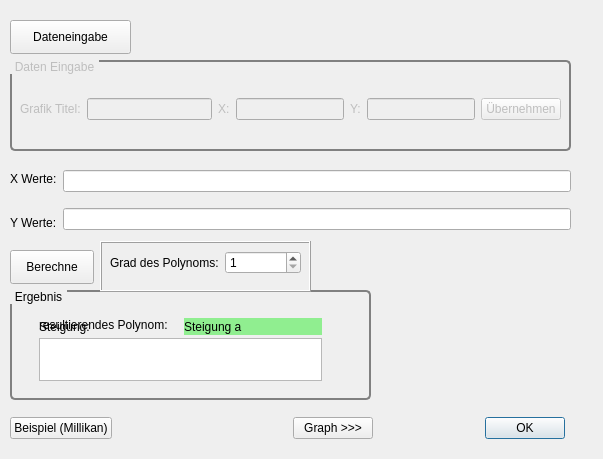
<?xml version="1.0" encoding="UTF-8"?>
<ui version="4.0">
 <class>dlgPolyRegression</class>
 <widget class="QDialog" name="dlgPolyRegression">
  <property name="geometry">
   <rect>
    <x>0</x>
    <y>0</y>
    <width>603</width>
    <height>459</height>
   </rect>
  </property>
  <property name="windowTitle">
   <string>Lineare Regression</string>
  </property>
  <widget class="QWidget" name="layoutWidget">
   <property name="geometry">
    <rect>
     <x>10</x>
     <y>160</y>
     <width>561</width>
     <height>81</height>
    </rect>
   </property>
   <layout class="QHBoxLayout" name="horizontalLayout">
    <item>
     <layout class="QVBoxLayout" name="verticalLayout_2">
      <item>
       <widget class="QLabel" name="lbX_Werte">
        <property name="text">
         <string>X Werte:</string>
        </property>
       </widget>
      </item>
      <item>
       <widget class="QLabel" name="lbY_Werte">
        <property name="text">
         <string>Y Werte:</string>
        </property>
       </widget>
      </item>
     </layout>
    </item>
    <item>
     <layout class="QVBoxLayout" name="verticalLayout">
      <item>
       <widget class="QLineEdit" name="leX_Werte">
        <property name="readOnly">
         <bool>true</bool>
        </property>
       </widget>
      </item>
      <item>
       <widget class="QLineEdit" name="leY_Werte">
        <property name="readOnly">
         <bool>true</bool>
        </property>
       </widget>
      </item>
     </layout>
    </item>
   </layout>
  </widget>
  <widget class="QGroupBox" name="gbErgebnis">
   <property name="geometry">
    <rect>
     <x>10</x>
     <y>290</y>
     <width>361</width>
     <height>110</height>
    </rect>
   </property>
   <property name="styleSheet">
    <string notr="true">QGroupBox {
    background-color: qlineargradient(x1: 0, y1: 0, x2: 0, y2: 1,
                                      stop: 0 #00E0E0, stop: 1 #FFFFFF);
    border: 2px solid gray;
    border-radius: 5px;
    margin-top: 1ex; /* leave space at the top for the title */
}

QGroupBox::title {
    subcontrol-origin: margin;
    subcontrol-position: top left; /* position at the top left */
    padding: 0 3px;
    background-color: qlineargradient(x1: 0, y1: 0, x2: 0, y2: 1,
                                      stop: 0 #FF0ECE, stop: 1 #FFFFFF);
}</string>
   </property>
   <property name="title">
    <string>Ergebnis</string>
   </property>
   <widget class="QFrame" name="frErgebnis">
    <property name="geometry">
     <rect>
      <x>20</x>
      <y>19</y>
      <width>301</width>
      <height>81</height>
     </rect>
    </property>
    <layout class="QHBoxLayout" name="horizontalLayout_2">
     <property name="sizeConstraint">
      <enum>QLayout::SetNoConstraint</enum>
     </property>
     <item>
      <layout class="QVBoxLayout" name="verticalLayout_3">
       <property name="sizeConstraint">
        <enum>QLayout::SetMinimumSize</enum>
       </property>
       <item>
        <widget class="QLabel" name="lbSteigung">
         <property name="text">
          <string>Steigung:</string>
         </property>
        </widget>
       </item>
       <item>
        <widget class="QLabel" name="lbSchnittpunkt">
         <property name="text">
          <string>Schnittpunkt:</string>
         </property>
        </widget>
       </item>
       <item>
        <widget class="QLabel" name="lbFehler">
         <property name="text">
          <string>Fehler:</string>
         </property>
        </widget>
       </item>
      </layout>
     </item>
     <item>
      <layout class="QVBoxLayout" name="verticalLayout_4">
       <item>
        <widget class="QLabel" name="lbSteigungErgebnis">
         <property name="autoFillBackground">
          <bool>false</bool>
         </property>
         <property name="styleSheet">
          <string notr="true">background-color: lightgreen;</string>
         </property>
         <property name="text">
          <string>Steigung a</string>
         </property>
        </widget>
       </item>
       <item>
        <widget class="QLabel" name="lbSchnittpunktErbegnis">
         <property name="styleSheet">
          <string notr="true">background-color: lightgreen;</string>
         </property>
         <property name="text">
          <string>Schnittpunkt b</string>
         </property>
        </widget>
       </item>
       <item>
        <widget class="QLabel" name="lbFehlerErgebnis">
         <property name="autoFillBackground">
          <bool>false</bool>
         </property>
         <property name="styleSheet">
          <string notr="true">background-color: lightgreen;</string>
         </property>
         <property name="text">
          <string>Fehler Score</string>
         </property>
        </widget>
       </item>
      </layout>
     </item>
    </layout>
   </widget>
   <widget class="QFrame" name="frPolynomErgebnis">
    <property name="geometry">
     <rect>
      <x>20</x>
      <y>19</y>
      <width>301</width>
      <height>81</height>
     </rect>
    </property>
    <layout class="QVBoxLayout" name="verticalLayout_5">
     <item>
      <widget class="QLabel" name="lbPolynomErgebnis">
       <property name="text">
        <string>resultierendes Polynom:</string>
       </property>
      </widget>
     </item>
     <item>
      <widget class="QTextEdit" name="textEdit"/>
     </item>
    </layout>
   </widget>
  </widget>
  <widget class="QPushButton" name="pbBerechne">
   <property name="geometry">
    <rect>
     <x>10</x>
     <y>250</y>
     <width>84</width>
     <height>34</height>
    </rect>
   </property>
   <property name="text">
    <string>Berechne</string>
   </property>
  </widget>
  <widget class="QWidget" name="layoutWidget">
   <property name="geometry">
    <rect>
     <x>10</x>
     <y>410</y>
     <width>555</width>
     <height>36</height>
    </rect>
   </property>
   <layout class="QHBoxLayout" name="horizontalLayout_3">
    <item>
     <widget class="QPushButton" name="pbBeispiel">
      <property name="text">
       <string>Beispiel (Millikan)</string>
      </property>
     </widget>
    </item>
    <item>
     <spacer name="horizontalSpacer_3">
      <property name="orientation">
       <enum>Qt::Horizontal</enum>
      </property>
      <property name="sizeHint" stdset="0">
       <size>
        <width>13</width>
        <height>20</height>
       </size>
      </property>
     </spacer>
    </item>
    <item>
     <spacer name="horizontalSpacer_2">
      <property name="orientation">
       <enum>Qt::Horizontal</enum>
      </property>
      <property name="sizeHint" stdset="0">
       <size>
        <width>13</width>
        <height>20</height>
       </size>
      </property>
     </spacer>
    </item>
    <item>
     <widget class="QPushButton" name="pbGraphik">
      <property name="text">
       <string>Graph &gt;&gt;&gt;</string>
      </property>
     </widget>
    </item>
    <item>
     <spacer name="horizontalSpacer">
      <property name="orientation">
       <enum>Qt::Horizontal</enum>
      </property>
      <property name="sizeHint" stdset="0">
       <size>
        <width>98</width>
        <height>20</height>
       </size>
      </property>
     </spacer>
    </item>
    <item>
     <widget class="QDialogButtonBox" name="buttonBox">
      <property name="orientation">
       <enum>Qt::Horizontal</enum>
      </property>
      <property name="standardButtons">
       <set>QDialogButtonBox::Ok</set>
      </property>
     </widget>
    </item>
   </layout>
  </widget>
  <widget class="QWidget" name="verticalLayoutWidget">
   <property name="geometry">
    <rect>
     <x>660</x>
     <y>80</y>
     <width>391</width>
     <height>361</height>
    </rect>
   </property>
   <layout class="QVBoxLayout" name="lyGraph"/>
  </widget>
  <widget class="QGroupBox" name="gbDatenEingabe">
   <property name="enabled">
    <bool>false</bool>
   </property>
   <property name="geometry">
    <rect>
     <x>10</x>
     <y>60</y>
     <width>561</width>
     <height>91</height>
    </rect>
   </property>
   <property name="styleSheet">
    <string notr="true">QGroupBox {
    background-color: qlineargradient(x1: 0, y1: 0, x2: 0, y2: 1,
                                      stop: 0 #00E0E0, stop: 1 #FFFFFF);
    border: 2px solid gray;
    border-radius: 5px;
    margin-top: 1ex; /* leave space at the top for the title */
}

QGroupBox::title {
    subcontrol-origin: margin;
    subcontrol-position: top left; /* position at the top left */
    padding: 0 3px;
    background-color: qlineargradient(x1: 0, y1: 0, x2: 0, y2: 1,
                                      stop: 0 #FF0ECE, stop: 1 #FFFFFF);
}</string>
   </property>
   <property name="title">
    <string>Daten Eingabe</string>
   </property>
   <widget class="QWidget" name="layoutWidget">
    <property name="geometry">
     <rect>
      <x>10</x>
      <y>30</y>
      <width>541</width>
      <height>38</height>
     </rect>
    </property>
    <layout class="QHBoxLayout" name="horizontalLayout_7">
     <item>
      <layout class="QHBoxLayout" name="horizontalLayout_4">
       <item>
        <widget class="QLabel" name="lbGraphTitle">
         <property name="text">
          <string>Grafik Titel:</string>
         </property>
        </widget>
       </item>
       <item>
        <widget class="QLineEdit" name="leGraphTitleInput">
         <property name="enabled">
          <bool>false</bool>
         </property>
        </widget>
       </item>
      </layout>
     </item>
     <item>
      <layout class="QHBoxLayout" name="horizontalLayout_6">
       <item>
        <layout class="QHBoxLayout" name="horizontalLayout_5">
         <item>
          <widget class="QLabel" name="lbXWert">
           <property name="text">
            <string>X:</string>
           </property>
          </widget>
         </item>
         <item>
          <widget class="QLineEdit" name="leXInput">
           <property name="enabled">
            <bool>false</bool>
           </property>
          </widget>
         </item>
        </layout>
       </item>
       <item>
        <widget class="QLabel" name="lbYWert">
         <property name="text">
          <string>Y:</string>
         </property>
        </widget>
       </item>
       <item>
        <widget class="QLineEdit" name="leYInput">
         <property name="enabled">
          <bool>false</bool>
         </property>
        </widget>
       </item>
      </layout>
     </item>
     <item>
      <widget class="QPushButton" name="pbUebernehmen">
       <property name="enabled">
        <bool>false</bool>
       </property>
       <property name="text">
        <string>Übernehmen</string>
       </property>
      </widget>
     </item>
    </layout>
   </widget>
  </widget>
  <widget class="QPushButton" name="pbEingabe">
   <property name="geometry">
    <rect>
     <x>10</x>
     <y>20</y>
     <width>121</width>
     <height>34</height>
    </rect>
   </property>
   <property name="text">
    <string>Dateneingabe</string>
   </property>
  </widget>
  <widget class="Line" name="line">
   <property name="geometry">
    <rect>
     <x>630</x>
     <y>10</y>
     <width>20</width>
     <height>441</height>
    </rect>
   </property>
   <property name="orientation">
    <enum>Qt::Vertical</enum>
   </property>
  </widget>
  <widget class="QLabel" name="lbGraphExtensionTitel">
   <property name="geometry">
    <rect>
     <x>660</x>
     <y>30</y>
     <width>321</width>
     <height>31</height>
    </rect>
   </property>
   <property name="styleSheet">
    <string notr="true">QLabel{
    border: 2px solid green;
    border-radius: 4px;
    padding: 2px;
}</string>
   </property>
   <property name="text">
    <string>Graphik Titel</string>
   </property>
  </widget>
  <widget class="QFrame" name="frPolynomDegree">
   <property name="geometry">
    <rect>
     <x>100</x>
     <y>241</y>
     <width>211</width>
     <height>51</height>
    </rect>
   </property>
   <property name="frameShape">
    <enum>QFrame::Box</enum>
   </property>
   <property name="frameShadow">
    <enum>QFrame::Raised</enum>
   </property>
   <widget class="QWidget" name="formLayoutWidget">
    <property name="geometry">
     <rect>
      <x>10</x>
      <y>10</y>
      <width>191</width>
      <height>34</height>
     </rect>
    </property>
    <layout class="QFormLayout" name="formLayout">
     <item row="0" column="0">
      <widget class="QLabel" name="lbPolynomGrad">
       <property name="text">
        <string>Grad des Polynoms:</string>
       </property>
      </widget>
     </item>
     <item row="0" column="1">
      <widget class="QSpinBox" name="sbPolyDegree">
       <property name="minimum">
        <number>1</number>
       </property>
       <property name="maximum">
        <number>10</number>
       </property>
      </widget>
     </item>
    </layout>
   </widget>
  </widget>
 </widget>
 <resources/>
 <connections>
  <connection>
   <sender>buttonBox</sender>
   <signal>accepted()</signal>
   <receiver>dlgPolyRegression</receiver>
   <slot>accept()</slot>
   <hints>
    <hint type="sourcelabel">
     <x>248</x>
     <y>254</y>
    </hint>
    <hint type="destinationlabel">
     <x>157</x>
     <y>274</y>
    </hint>
   </hints>
  </connection>
 </connections>
</ui>
